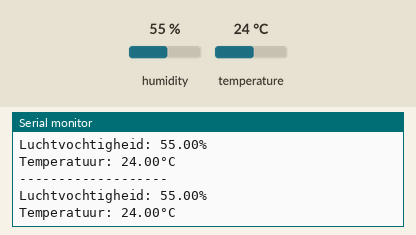
Recording of a sketch running on a simulated Arduino Uno, built with avr-gcc and run on an emulated ATmega328P. Shown: the last lines printed to the serial monitor. The test bench sets the inputs (shaded band); at power-on: humidity 55 %, temperature 24 °C.

Above: at 6.8 s.
6.9 s: humidity set to 22 %
At 10.5 s:
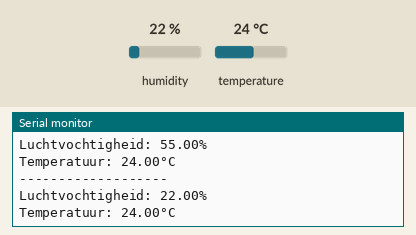
12.3 s: temperature set to 12 °C
At 14.8 s:
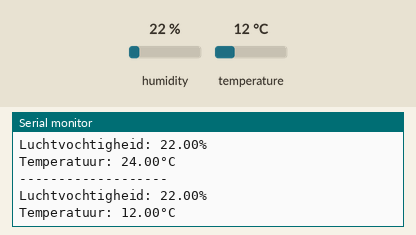
17.7 s: humidity set to 40 %
At 19.0 s:
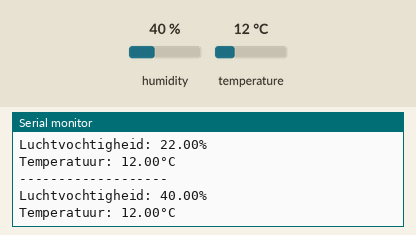
Timing chart, 0 to 20.7 s (numbered marks = the images above; inputs shaded):
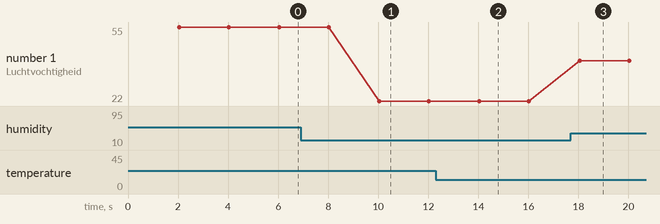

The sketch:

presentatie-onderzoek.ino
```cpp
#include "DHT.h"

// Pin definities
#define DHTPIN 2          // DHT11 sensor pin
#define DHTTYPE DHT11     // DHT type

// Variabelen
DHT dht(DHTPIN, DHTTYPE);
unsigned long previousMillis = 0;
const long INTERVAL = 2000;  // Interval voor sensor metingen (2 seconden)

void setup() {
  Serial.begin(9600);
  Serial.println("DHT11 Test Start");
  Serial.println("Initializing sensor...");

  dht.begin();
}

void loop() {
  unsigned long currentMillis = millis();

  if (currentMillis - previousMillis >= INTERVAL) {
    previousMillis = currentMillis;

    float humidity = dht.readHumidity();
    float temperature = dht.readTemperature();

    Serial.println("-------------------");

    if (isnan(humidity) || isnan(temperature)) {
      Serial.println("ERROR: Failed to read sensor!");
      Serial.println("Please check connections and try again.");
    } else {
      Serial.print("Luchtvochtigheid: ");
      Serial.print(humidity);
      Serial.println("%");

      Serial.print("Temperatuur: ");
      Serial.print(temperature);
      Serial.println("°C");
    }
  }
} 
```

Measured:
- after the input at 6.9 s, the serial monitor: prints a new line after 3.1 s (image 1)
- after the input at 12.3 s, the serial monitor: prints a new line after 1.8 s (image 2)
- after the input at 17.7 s, the serial monitor: prints a new line after 0.35 s (image 3)
- plotted number 1: 55 → 22 after the input at 6.9 s, 22 → 40 after the input at 17.7 s
